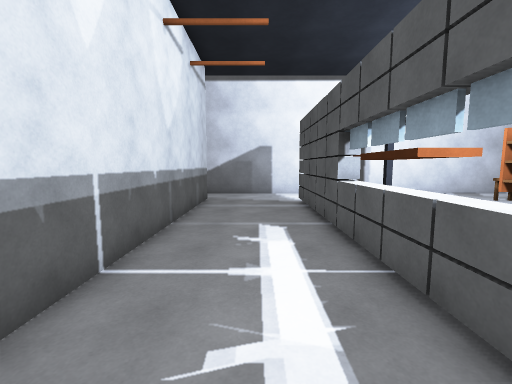
[1] (above)

21 first-person views from a walk through a 3-D level made in the Unity game engine. The camera is 1.5 m above the floor, tilts 6° down and sees 90° across. The floor is counted in squares, 1 m on a side. Each view is taken from the middle of a square. On the plan, view 1 faces up. The plan holds only what a view shows up to about 13 squares ahead; the rest is blank. The place goes on beyond the plan. The player character is not drawn.

[2]
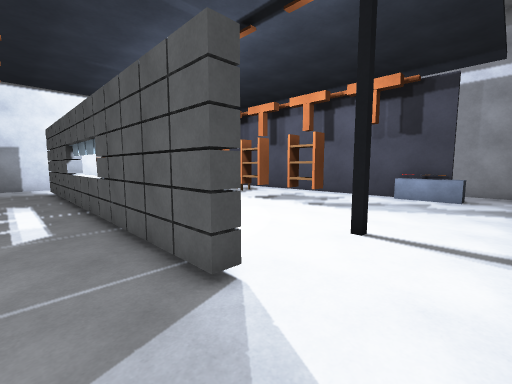

[3]
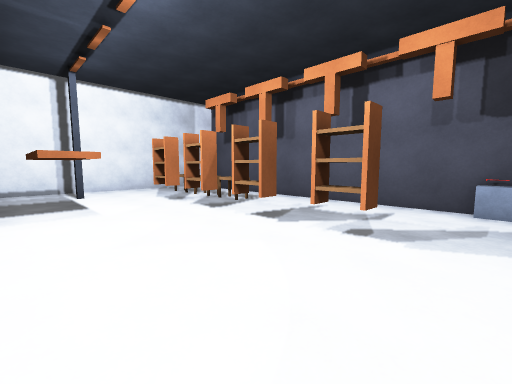

[4]
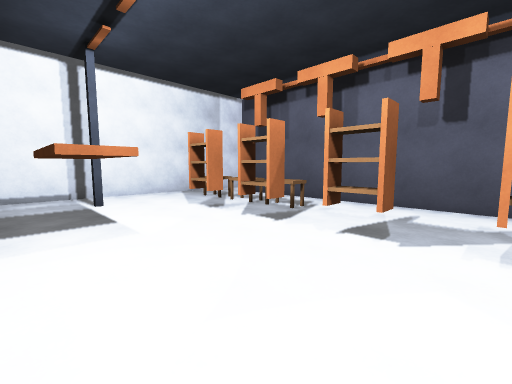

[5]
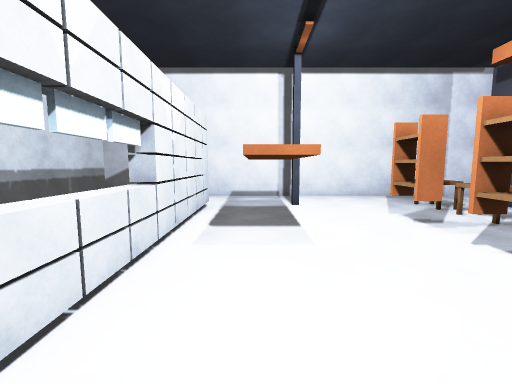

[6]
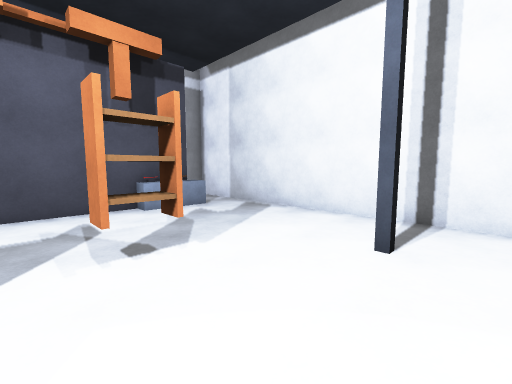

[7]
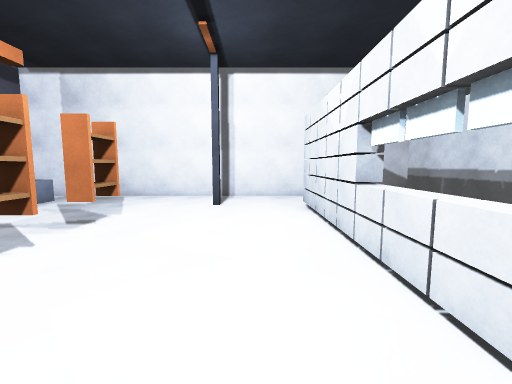

[8]
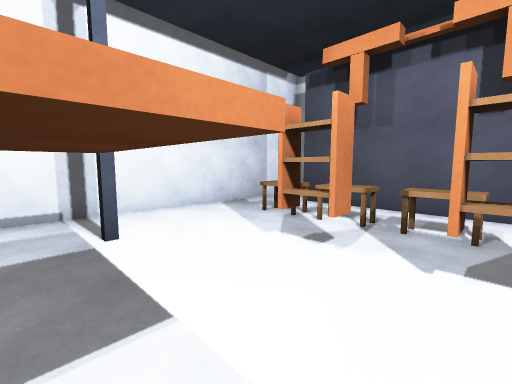

[9]
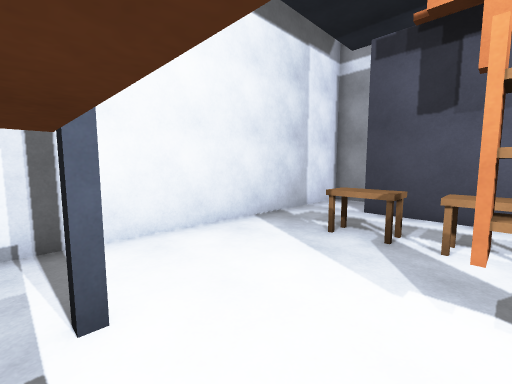

[10]
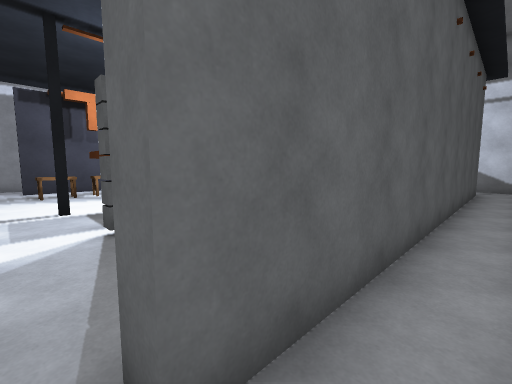

[11]
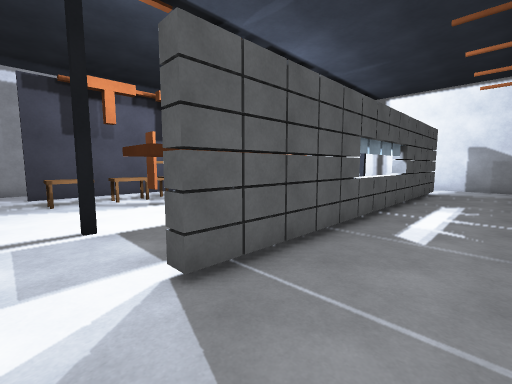

[12]
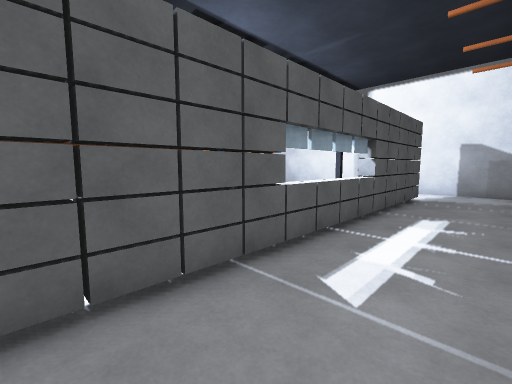

[13]
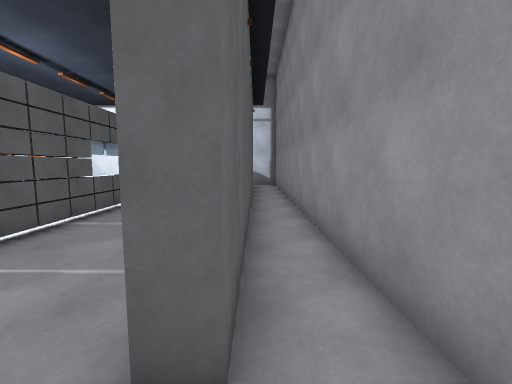

[14]
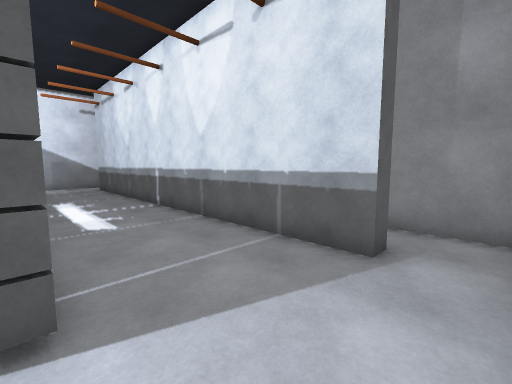

[15]
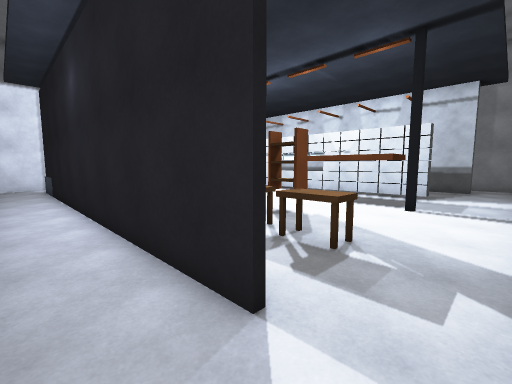

[16]
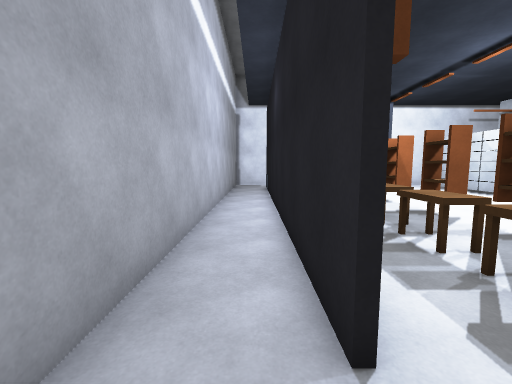

[17]
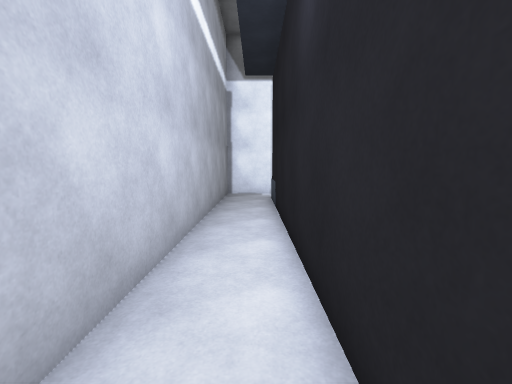

[18]
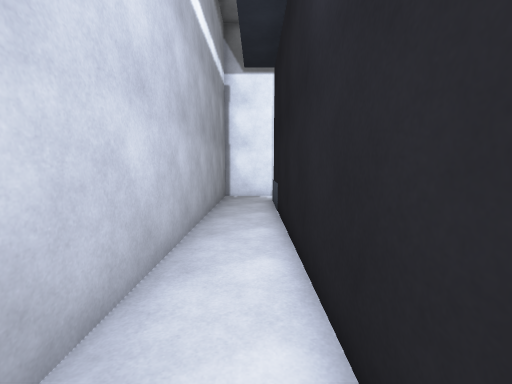

[19]
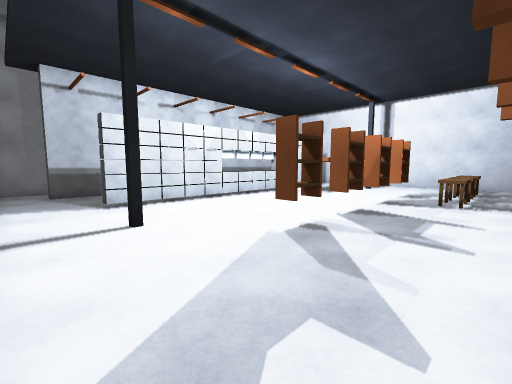

[20]
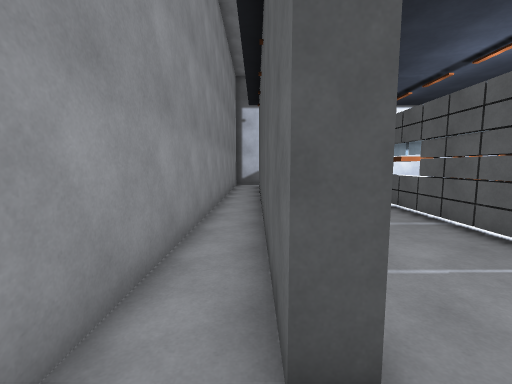

[21]
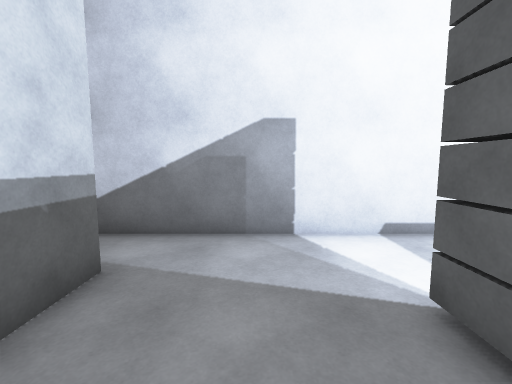

### Floor plan
Key: @ floor where view 1 was taken; # wall or solid block; x gap in a wall; . floor; T thing the floor can be seen under or through; O other object.
Columns run from 5 left of view 1 to 16 right of it. Each row starts with its distance up from view 1.
 14 ######################
 13 #....................#
 12 #....................#
 11 #.##.......#...TT.#..#
 10 #.##...O.......TT.#..#
  9 #.##...O.......TT.#..#
  8 #.##...O.....#.TT.#..#
  7 #.##...O.....#.TT.#..#
  6 #.##...O.......TT.#..#
  5 #.##...O.....#.TT.#..#
  4 #.##...O.....x....#..#
  3 #.##...O.....x....#..#
  2 #.##...O.....#....#..#
  1 #.##...O..........#..#
  0 #.##.@.O.....#....#..#
 -1 #.##...O.....#....#..#
 -2 #.##...O..........#..#
 -3 #.##...O..........O..#
 -4 #.##.......#......O..#
 -5 #....................#
 -6 #....................#
 -7   ####################

Positions as (right, up) in squares from view 1, and headings:
1: (0, 0), facing up
2: (0, -6), facing up-right
3: (3, -3), facing up-right
4: (3, 0), facing up-right
5: (4, 1), facing up
6: (4, 1), facing down-right
7: (4, 6), facing down
8: (4, 5), facing up-right
9: (5, 8), facing up-right
10: (-4, 12), facing down-right
11: (-1, 12), facing down-right
12: (-1, 9), facing down-right
13: (-3, 13), facing down
14: (2, 13), facing down-left
15: (15, 13), facing down-left
16: (14, 13), facing down
17: (14, 7), facing down
18: (14, 6), facing down
19: (12, -6), facing up-left
20: (-3, -6), facing up
21: (0, 8), facing up
